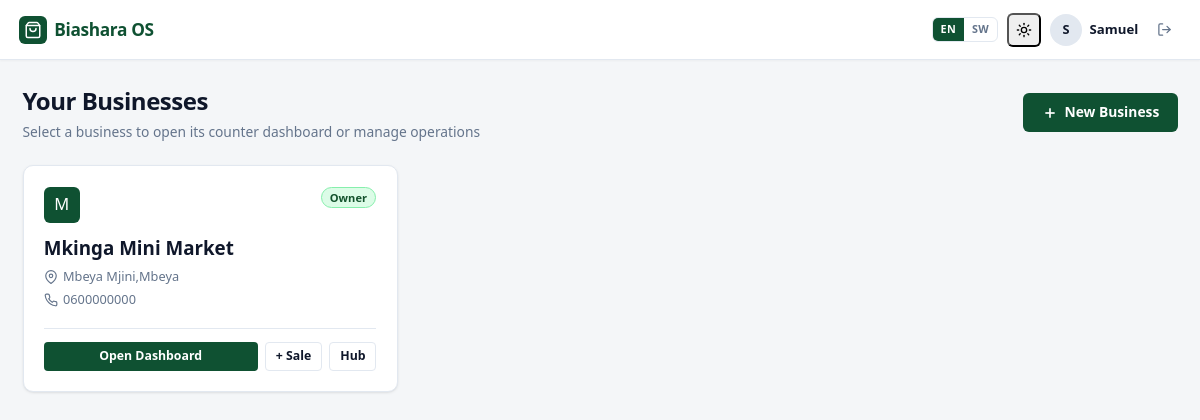
Before: / (signed in) with the older database file.
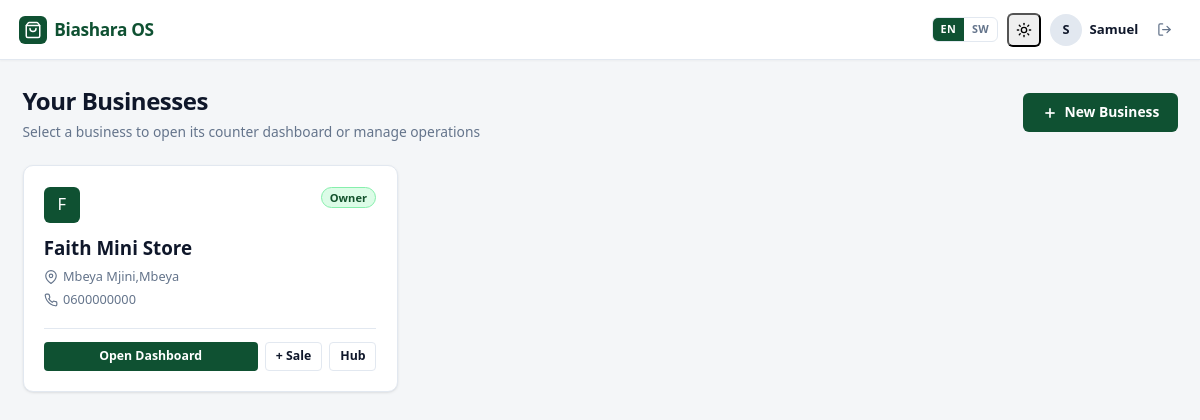
After: the same page with the newer database file.
### BusinessOs/models.py (models this page shows, shortened)
class Business(models.Model):
    owner = models.ForeignKey(
        settings.AUTH_USER_MODEL,
        on_delete=models.CASCADE,
        related_name="businesses",
    )
    name = models.CharField(max_length=150)
    location = models.CharField(max_length=200, blank=True)
    phone = models.CharField(max_length=20, blank=True)
    created_at = models.DateTimeField(auto_now_add=True)
    class Meta:
        ordering = ["-created_at"]

### BusinessOs/views.py (the view)
# urls.py: path("", views.BusinessListView.as_view(), name="business_list"),
class BusinessListView(LoginRequiredMixin, ListView):
    model = Business
    template_name = "sales/business_list.html"
    context_object_name = "businesses"
    def get_queryset(self):
        user = self.request.user
        return (Business.objects.filter(owner=user) | Business.objects.filter(staff__user=user)).distinct()

### BusinessOs/context_processors.py (called while the page is built)
def biashara_i18n(request):
    lang = request.session.get("biashara_lang") or request.session.get("_language")
    if not lang:
        lang = request.COOKIES.get("biashara_lang") or request.COOKIES.get("django_language")
    if not lang:
        lang = translation.get_language() or "en"
    if lang.startswith("sw"):
        lang = "sw"
    else:
        lang = "en"
    return {
        "current_lang": lang,
        "is_swahili": (lang == "sw"),
        "translations_sw_json": json.dumps(TRANSLATIONS_SW) if lang == "sw" else "{}",
    }

### BusinessOs/templates/sales/business_list.html (shortened to what this page needs)
{% extends "sales/base.html" %}
{% block content %}
<div class="page-header">
  <div class="page-title-group">
    <h1>Your Businesses</h1>
    <p>Select a business to open its counter dashboard or manage operations</p>
  </div>
  <div class="page-actions">
    <a href="{% url 'business_create' %}" class="btn btn-primary">
      <svg width="16" height="16" viewBox="0 0 24 24" fill="none" stroke="currentColor" stroke-width="2.5"><line x1="12" y1="5" x2="12" y2="19"></line><line x1="5" y1="12" x2="19" y2="12"></line></svg>
      New Business
    </a>
  </div>
</div>
{% if businesses %}
<div style="display: grid; grid-template-columns: repeat(auto-fill, minmax(min(100%, 280px), 1fr)); gap: 1rem;">
  {% for biz in businesses %}
  <div class="card card-hover" style="display:flex; flex-direction:column; justify-content:space-between; margin-bottom:0;">
    <div>
      <div style="display:flex; justify-content:space-between; align-items:flex-start; margin-bottom:0.75rem;">
        <div class="brand-icon" style="width:36px; height:36px; font-size:1.1rem; border-radius:var(--radius-sm);">
          {{ biz.name|slice:":1"|upper }}
        </div>
        {% if biz.owner_id == request.user.id %}
        <span class="badge badge-success">Owner</span>
        {% else %}
        <span class="badge badge-neutral">Staff</span>
        {% endif %}
      </div>
      <h2 style="margin:0 0 0.35rem; font-size:1.25rem;">
        <a href="{% url 'business_dashboard' biz.id %}" style="color:var(--color-text);">{{ biz.name }}</a>
      </h2>
      <div style="font-size:0.85rem; color:var(--color-text-muted); display:flex; flex-direction:column; gap:0.25rem; margin-bottom:1.25rem;">
        <div style="display:flex; align-items:center; gap:0.35rem;">
          <svg width="14" height="14" viewBox="0 0 24 24" fill="none" stroke="currentColor" stroke-width="2"><path d="M21 10c0 7-9 13-9 13s-9-6-9-13a9 9 0 0 1 18 0z"></path><circle cx="12" cy="10" r="3"></circle></svg>
          <span>{{ biz.location|default:"No physical location specified" }}</span>
        </div>
        {% if biz.phone %}
        <div style="display:flex; align-items:center; gap:0.35rem;">
          <span>{{ biz.phone }}</span>
        </div>
        {% endif %}
      </div>
    </div>
    <div style="display:flex; gap:0.5rem; border-top:1px solid var(--color-border); padding-top:0.85rem;">
      <a href="{% url 'business_dashboard' biz.id %}" class="btn btn-primary btn-sm" style="flex:1;">Open Dashboard</a>
      <a href="{% url 'record_sale' biz.id %}" class="btn btn-secondary btn-sm" title="Quick Sale">+ Sale</a>
      <a href="{% url 'business_detail' biz.id %}" class="btn btn-secondary btn-sm" title="Settings & Hub">Hub</a>
    </div>
  </div>
  {% endfor %}
</div>
{% endif %}
{% endblock %}

Changed rows visible on the page:
changed Business "Mbeya Mjini,Mbeya": name "M" → "F"; name "Mkinga Mini Market" → "Faith Mini Store"
